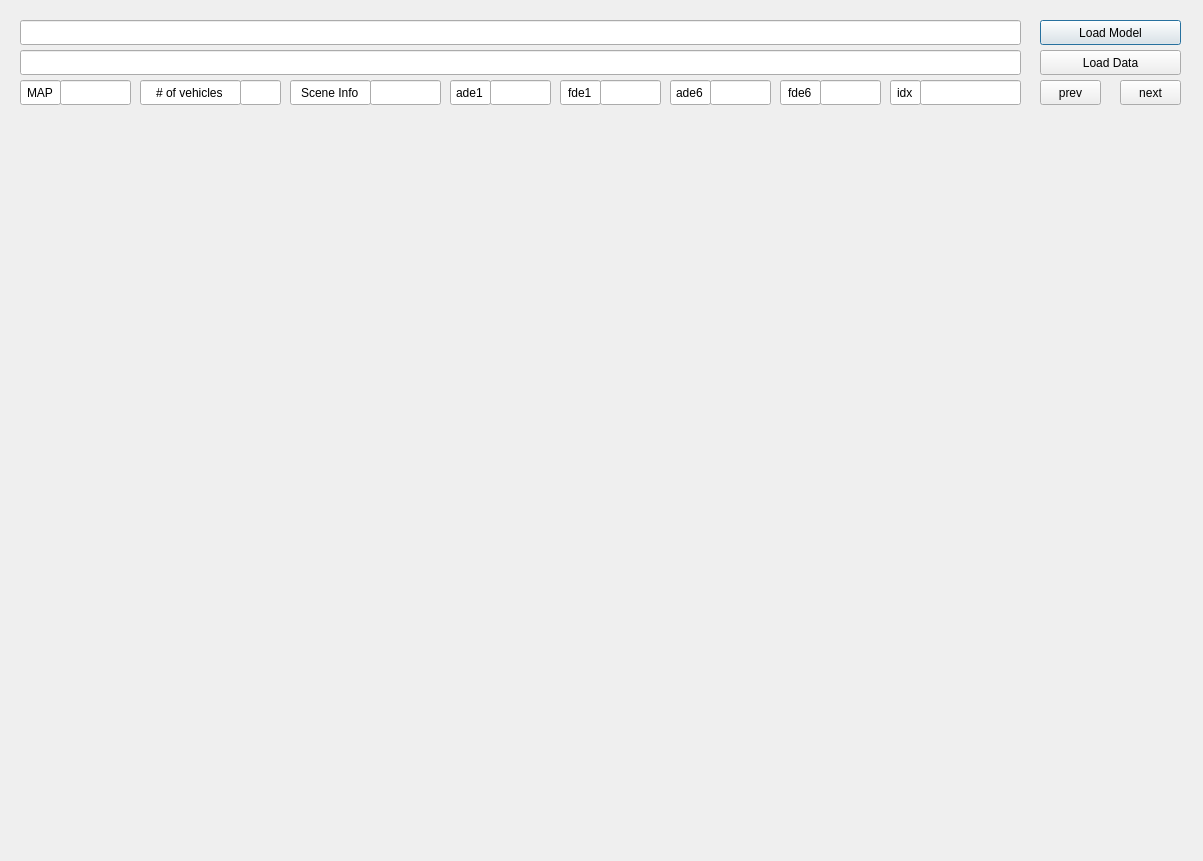
<?xml version="1.0" encoding="UTF-8"?>
<ui version="4.0">
 <class>Dialog</class>
 <widget class="QDialog" name="Dialog">
  <property name="geometry">
   <rect>
    <x>0</x>
    <y>0</y>
    <width>1203</width>
    <height>861</height>
   </rect>
  </property>
  <property name="windowTitle">
   <string>Dialog</string>
  </property>
  <widget class="QPushButton" name="loadModel">
   <property name="geometry">
    <rect>
     <x>1040</x>
     <y>20</y>
     <width>141</width>
     <height>25</height>
    </rect>
   </property>
   <property name="text">
    <string>Load Model</string>
   </property>
  </widget>
  <widget class="QPushButton" name="loadData">
   <property name="geometry">
    <rect>
     <x>1040</x>
     <y>50</y>
     <width>141</width>
     <height>25</height>
    </rect>
   </property>
   <property name="text">
    <string>Load Data</string>
   </property>
  </widget>
  <widget class="QLineEdit" name="modelInfo">
   <property name="geometry">
    <rect>
     <x>20</x>
     <y>20</y>
     <width>1001</width>
     <height>25</height>
    </rect>
   </property>
  </widget>
  <widget class="QLineEdit" name="dataInfo">
   <property name="geometry">
    <rect>
     <x>20</x>
     <y>50</y>
     <width>1001</width>
     <height>25</height>
    </rect>
   </property>
  </widget>
  <widget class="QLineEdit" name="map">
   <property name="geometry">
    <rect>
     <x>20</x>
     <y>80</y>
     <width>41</width>
     <height>25</height>
    </rect>
   </property>
   <property name="text">
    <string>MAP</string>
   </property>
   <property name="alignment">
    <set>Qt::AlignCenter</set>
   </property>
  </widget>
  <widget class="QLineEdit" name="num_of_vehicles">
   <property name="geometry">
    <rect>
     <x>140</x>
     <y>80</y>
     <width>101</width>
     <height>25</height>
    </rect>
   </property>
   <property name="text">
    <string># of vehicles</string>
   </property>
   <property name="alignment">
    <set>Qt::AlignCenter</set>
   </property>
  </widget>
  <widget class="QLineEdit" name="SceneInfo">
   <property name="geometry">
    <rect>
     <x>290</x>
     <y>80</y>
     <width>81</width>
     <height>25</height>
    </rect>
   </property>
   <property name="text">
    <string>Scene Info</string>
   </property>
   <property name="alignment">
    <set>Qt::AlignCenter</set>
   </property>
  </widget>
  <widget class="QLineEdit" name="idx">
   <property name="geometry">
    <rect>
     <x>890</x>
     <y>80</y>
     <width>31</width>
     <height>25</height>
    </rect>
   </property>
   <property name="text">
    <string>idx</string>
   </property>
   <property name="alignment">
    <set>Qt::AlignCenter</set>
   </property>
  </widget>
  <widget class="QLineEdit" name="map_data">
   <property name="geometry">
    <rect>
     <x>60</x>
     <y>80</y>
     <width>71</width>
     <height>25</height>
    </rect>
   </property>
   <property name="text">
    <string/>
   </property>
   <property name="alignment">
    <set>Qt::AlignCenter</set>
   </property>
  </widget>
  <widget class="QLineEdit" name="num_of_vehicles_data">
   <property name="geometry">
    <rect>
     <x>240</x>
     <y>80</y>
     <width>41</width>
     <height>25</height>
    </rect>
   </property>
   <property name="text">
    <string/>
   </property>
   <property name="alignment">
    <set>Qt::AlignCenter</set>
   </property>
  </widget>
  <widget class="QLineEdit" name="SceneInfo_data">
   <property name="geometry">
    <rect>
     <x>370</x>
     <y>80</y>
     <width>71</width>
     <height>25</height>
    </rect>
   </property>
   <property name="text">
    <string/>
   </property>
   <property name="alignment">
    <set>Qt::AlignCenter</set>
   </property>
  </widget>
  <widget class="QLineEdit" name="idx_data">
   <property name="geometry">
    <rect>
     <x>920</x>
     <y>80</y>
     <width>101</width>
     <height>25</height>
    </rect>
   </property>
   <property name="text">
    <string/>
   </property>
   <property name="alignment">
    <set>Qt::AlignCenter</set>
   </property>
  </widget>
  <widget class="QPushButton" name="prev_idx">
   <property name="geometry">
    <rect>
     <x>1040</x>
     <y>80</y>
     <width>61</width>
     <height>25</height>
    </rect>
   </property>
   <property name="text">
    <string>prev</string>
   </property>
  </widget>
  <widget class="QPushButton" name="next_idx">
   <property name="geometry">
    <rect>
     <x>1120</x>
     <y>80</y>
     <width>61</width>
     <height>25</height>
    </rect>
   </property>
   <property name="text">
    <string>next</string>
   </property>
  </widget>
  <widget class="QLineEdit" name="ade1">
   <property name="geometry">
    <rect>
     <x>450</x>
     <y>80</y>
     <width>41</width>
     <height>25</height>
    </rect>
   </property>
   <property name="text">
    <string>ade1</string>
   </property>
   <property name="alignment">
    <set>Qt::AlignCenter</set>
   </property>
  </widget>
  <widget class="QLineEdit" name="ade1_data">
   <property name="geometry">
    <rect>
     <x>490</x>
     <y>80</y>
     <width>61</width>
     <height>25</height>
    </rect>
   </property>
   <property name="text">
    <string/>
   </property>
   <property name="alignment">
    <set>Qt::AlignCenter</set>
   </property>
  </widget>
  <widget class="QLineEdit" name="fde1_data">
   <property name="geometry">
    <rect>
     <x>600</x>
     <y>80</y>
     <width>61</width>
     <height>25</height>
    </rect>
   </property>
   <property name="text">
    <string/>
   </property>
   <property name="alignment">
    <set>Qt::AlignCenter</set>
   </property>
  </widget>
  <widget class="QLineEdit" name="fde1">
   <property name="geometry">
    <rect>
     <x>560</x>
     <y>80</y>
     <width>41</width>
     <height>25</height>
    </rect>
   </property>
   <property name="text">
    <string>fde1</string>
   </property>
   <property name="alignment">
    <set>Qt::AlignCenter</set>
   </property>
  </widget>
  <widget class="QLineEdit" name="ade6">
   <property name="geometry">
    <rect>
     <x>670</x>
     <y>80</y>
     <width>41</width>
     <height>25</height>
    </rect>
   </property>
   <property name="text">
    <string>ade6</string>
   </property>
   <property name="alignment">
    <set>Qt::AlignCenter</set>
   </property>
  </widget>
  <widget class="QLineEdit" name="ade6_data">
   <property name="geometry">
    <rect>
     <x>710</x>
     <y>80</y>
     <width>61</width>
     <height>25</height>
    </rect>
   </property>
   <property name="text">
    <string/>
   </property>
   <property name="alignment">
    <set>Qt::AlignCenter</set>
   </property>
  </widget>
  <widget class="QLineEdit" name="fde6_data">
   <property name="geometry">
    <rect>
     <x>820</x>
     <y>80</y>
     <width>61</width>
     <height>25</height>
    </rect>
   </property>
   <property name="text">
    <string/>
   </property>
   <property name="alignment">
    <set>Qt::AlignCenter</set>
   </property>
  </widget>
  <widget class="QLineEdit" name="fde6">
   <property name="geometry">
    <rect>
     <x>780</x>
     <y>80</y>
     <width>41</width>
     <height>25</height>
    </rect>
   </property>
   <property name="text">
    <string>fde6</string>
   </property>
   <property name="alignment">
    <set>Qt::AlignCenter</set>
   </property>
  </widget>
 </widget>
 <resources/>
 <connections/>
</ui>
